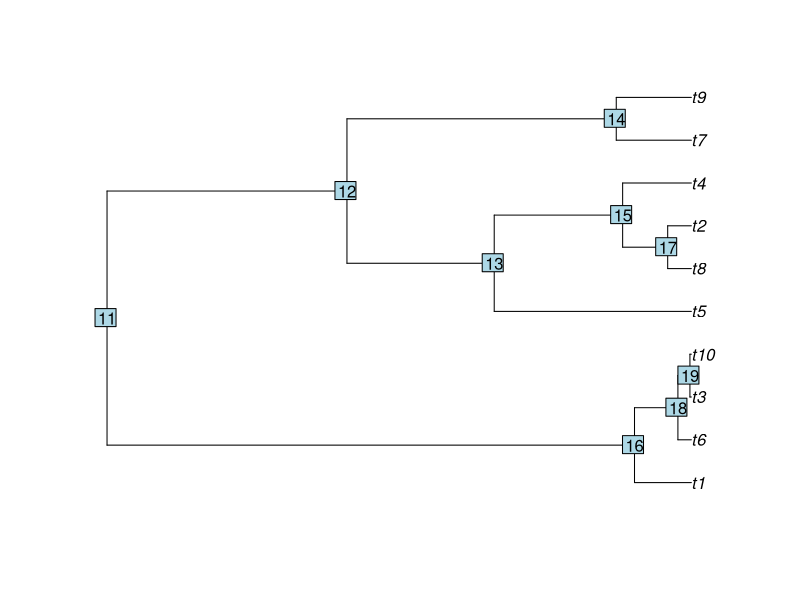

Recreate this plot in R.
library(ape)


# Generate a random coalescent tree with 10 tips
tree <- rcoal(10)

# Function to find the trajectory from a tip to the root
tree_trajectory <- function(tip, edge) {
  trajectory <- c(tip)
  current_node <- tip
  
  # Traverse the tree upward until the root is reached
  while (current_node != (Ntip(tree)+1)) {
    # Find the parent of the current node
    parent <- edge[edge[,2] == current_node, 1]
    trajectory <- c(trajectory, parent)
    current_node <- parent
  }
  
  return(trajectory)
}

tree_trajectory(1, edge=tree$edge)
tree$tip.label
plot(tree)
nodelabels()
